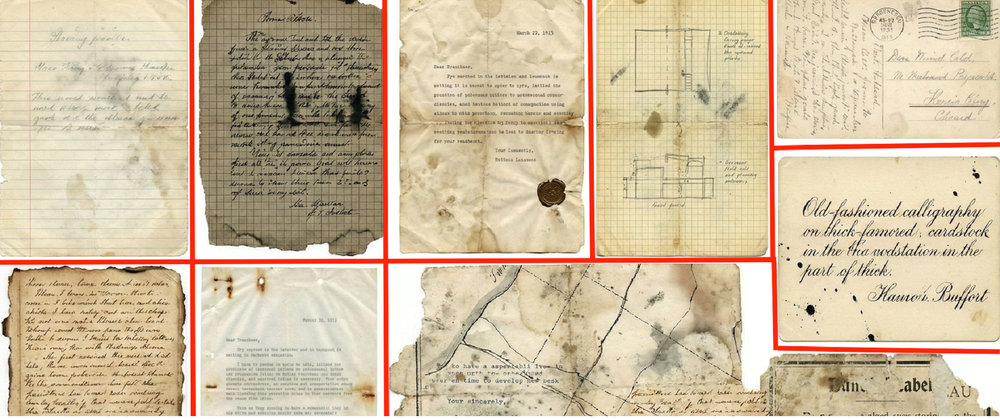
#> input picture targil-bait-1/image_1_output_example.png, 1000 x 419 px, shrunk from 2088 x 874 before the run
$ python -i Main_123456789.py   (imports and definitions only)
#> lines starting #> are read from the running program, lines starting #| are printed output that depends on the picture; after the words box and inside, x2 and y2 are one past the last pixel; in counts of white or black regions, pixels touching at a corner belong together
"""
Exercise 1: Document Boundary Detection from Digital Archive
Student ID: 123456789
Date: December 15, 2025

This program identifies document boundaries in scanned archive images using:
- Hough Transform for line detection (copied from class exercise)
- Laplacian edge detection
- Pandas for data management

Outputs:
- lines_data.csv: CSV file with detected line coordinates
- annotated_images/: Folder with images showing detected boundaries in red
"""

# ============================================================================
# IMPORTS
# ============================================================================
import numpy as np
import pandas as pd
import os
import cv2  # Only for loading images and grayscale conversion
from scipy.ndimage import gaussian_filter, binary_closing, binary_dilation

# ============================================================================
# CONSTANTS AND CONFIGURATION
# ============================================================================
BASE_PATH = 'D:/PycharmProjects/image-processing/targil-bait-1/'
OUTPUT_DIR = os.path.join(BASE_PATH, 'annotated_images')

# Tunable parameters
HOUGH_NUM_PEAKS = 100         # Max number of line segments to keep
HOUGH_THRESHOLD_RATIO = 0.1   # Threshold ratio for peak detection
MIN_LINE_LENGTH = 70          # Minimum line length in pixels
ANGLE_TOLERANCE = 2           # Degrees for horizontal/vertical classification (strict)
LINE_COLOR = (0, 0, 255)      # Red color in BGR format (OpenCV uses BGR, not RGB)
LINE_THICKNESS = 5            # Line thickness in pixels

# Processing optimization
RESIZE_FACTOR = 0.25          # Resize images to 25% for faster processing

# Deduplication thresholds
RHO_THRESHOLD = 5             # Similar lines must differ by at least this in rho
THETA_THRESHOLD = 5           # Similar lines must differ by at least this in theta

# Hough Transform constants
THETA_MIN = -90
THETA_MAX = 89
NUM_THETAS = 180

# ============================================================================
# HOUGH TRANSFORM IMPLEMENTATION (from class exercise targil-kita-4)
# ============================================================================

def create_hough_accumulator(image_shape, num_thetas=NUM_THETAS):
    """
    Create and initialize the Hough accumulator array for line detection.

    Args:
        image_shape: (height, width) of the input image
        num_thetas: Number of theta bins (default 180)

    Returns:
        Tuple of (accumulator, rhos, thetas)
    """
    height, width = image_shape

    # Calculate diagonal (maximum possible rho)
    diagonal = int(np.ceil(np.sqrt(height**2 + width**2)))

    # Create theta array in radians
    thetas = np.deg2rad(np.arange(THETA_MIN, THETA_MAX + 1))

    # Create rhos array
    rhos = np.arange(-diagonal, diagonal + 1)
    num_rhos = len(rhos)

    # Create accumulator
    accumulator = np.zeros((num_rhos, num_thetas), dtype=np.int32)

    return accumulator, rhos, thetas


def compute_rho(x, y, theta):
    """
    Compute rho value for a point (x, y) at angle theta.

    Args:
        x: x-coordinate (column)
        y: y-coordinate (row)
        theta: angle in RADIANS

    Returns:
        rho value
    """
    rho = x * np.cos(theta) + y * np.sin(theta)
    return rho


def hough_line_transform(edge_image):
    """
    Perform Hough Transform for line detection.

    Args:
        edge_image: Binary edge map

    Returns:
        Tuple of (accumulator, rhos, thetas)
    """
    # Create accumulator
    accumulator, rhos, thetas = create_hough_accumulator(edge_image.shape)

    # Get edge pixel coordinates
    edge_y, edge_x = np.nonzero(edge_image)

    # Vote for each edge pixel
    for i in range(len(edge_x)):
        x = edge_x[i]
        y = edge_y[i]
        for theta_idx, theta in enumerate(thetas):
            rho = compute_rho(x, y, theta)
            rho_idx = int(round(rho)) + len(rhos) // 2

            if 0 <= rho_idx < len(rhos):
                accumulator[rho_idx, theta_idx] += 1

    return accumulator, rhos, thetas


def find_peaks(accumulator, rhos, thetas, threshold=None, num_peaks=10):
    """
    Find peaks in the Hough accumulator.

    Args:
        accumulator: 2D Hough accumulator
        rhos: Array of rho values
        thetas: Array of theta values (in radians)
        threshold: Minimum vote count (default 50% of max)
        num_peaks: Maximum number of peaks to return

    Returns:
        List of tuples (rho, theta_degrees, votes)
    """
    # Set default threshold
    if threshold is None:
        threshold = 0.5 * np.max(accumulator)

    # Find indices above threshold
    rho_idxs, theta_idxs = np.where(accumulator > threshold)

    # Create list of peaks
    peaks = []
    for i in range(len(rho_idxs)):
        rho = rhos[rho_idxs[i]]
        theta_degrees = np.rad2deg(thetas[theta_idxs[i]])
        votes = accumulator[rho_idxs[i], theta_idxs[i]]
        peaks.append((rho, theta_degrees, votes))

    # Sort by votes descending
    peaks.sort(key=lambda x: x[2], reverse=True)

    return peaks[:num_peaks]


# ============================================================================
# EDGE DETECTION (Laplacian + Zero-Crossing from targil-kita-3)
# ============================================================================

# [86 lines left out: functions apply_laplacian, find_zero_crossings, detect_edges, not called in this run]


# ============================================================================
# UTILITY FUNCTIONS
# ============================================================================

def convert_polar_to_cartesian(rho, theta_degrees, image_shape):
    """
    Convert Hough polar coordinates (rho, theta) to line endpoints (x1, y1, x2, y2).

    Args:
        rho: Distance from origin to line
        theta_degrees: Angle in degrees
        image_shape: (height, width)

    Returns:
        (x1, y1, x2, y2): Line endpoints
    """
    height, width = image_shape

    # Convert to radians
    theta_rad = np.deg2rad(theta_degrees)
    cos_theta = np.cos(theta_rad)
    sin_theta = np.sin(theta_rad)

    # Point on line
    x0 = rho * cos_theta
    y0 = rho * sin_theta

    # Extend line across image
    length = 10000
    x1 = int(x0 + length * (-sin_theta))
    y1 = int(y0 + length * cos_theta)
    x2 = int(x0 - length * (-sin_theta))
    y2 = int(y0 - length * cos_theta)

    # Clip to boundaries
    x1 = max(0, min(x1, width - 1))
    y1 = max(0, min(y1, height - 1))
    x2 = max(0, min(x2, width - 1))
    y2 = max(0, min(y2, height - 1))

    return x1, y1, x2, y2


def classify_line(x1, y1, x2, y2, angle_tolerance=ANGLE_TOLERANCE):
    """
    Classify line as horizontal, vertical, or diagonal.

    Returns:
        'horizontal', 'vertical', or 'diagonal'
    """
    dx = x2 - x1
    dy = y2 - y1

    if dx == 0 and dy == 0:
        return 'diagonal'

    angle = np.arctan2(dy, dx) * 180 / np.pi
    if angle < 0:
        angle += 180

    if abs(angle - 0) < angle_tolerance or abs(angle - 180) < angle_tolerance:
        return 'horizontal'
    elif abs(angle - 90) < angle_tolerance:
        return 'vertical'
    else:
        return 'diagonal'


def deduplicate_similar_lines(df, rho_threshold=RHO_THRESHOLD, theta_threshold=THETA_THRESHOLD):
    """Remove duplicate lines, keep highest voted."""
    if len(df) == 0:
        return df

    df = df.sort_values('votes', ascending=False).reset_index(drop=True)
    keep_indices = []

    for i in range(len(df)):
        is_duplicate = False
        for j in keep_indices:
            rho_diff = abs(df.iloc[i]['rho'] - df.iloc[j]['rho'])
            theta_diff = abs(df.iloc[i]['theta'] - df.iloc[j]['theta'])

            if theta_diff > 90:
                theta_diff = 180 - theta_diff

            if rho_diff < rho_threshold and theta_diff < theta_threshold:
                is_duplicate = True
                break

        if not is_duplicate:
            keep_indices.append(i)

    return df.iloc[keep_indices].reset_index(drop=True)


def filter_document_boundaries(lines_df, min_length=MIN_LINE_LENGTH):
    """Filter to keep only document boundaries."""
    if len(lines_df) == 0:
        return lines_df

    df = lines_df[lines_df['length'] >= min_length].copy()
    df = df[df['orientation'].isin(['horizontal', 'vertical'])]
    df = deduplicate_similar_lines(df)
    df = df.sort_values('votes', ascending=False).reset_index(drop=True)

    return df


# ============================================================================
# IMAGE PROCESSING
# ============================================================================

def preprocess_image(image_path):
    """Load and prepare image (using OpenCV only for loading)."""
#> called with image_path = 'image_1_output_example.png'
    img = cv2.imread(image_path)
#> img is the input picture: shape (419, 1000, 3); mean B, G, R 163.4, 192.3, 210.4
    gray = cv2.cvtColor(img, cv2.COLOR_BGR2GRAY)

    # Resize for faster processing
    if RESIZE_FACTOR != 1.0:
        new_width = int(gray.shape[1] * RESIZE_FACTOR)
#> new_width = 250
        new_height = int(gray.shape[0] * RESIZE_FACTOR)
#> new_height = 104
        gray = cv2.resize(gray, (new_width, new_height), interpolation=cv2.INTER_AREA)
#> gray: shape (104, 250)

    return gray


def detect_edges_for_hough(image):
    """
    Generate binary edge map using only Scipy/Numpy (No OpenCV).
    Strategy:
    1. Gaussian Blur (Scipy)
    2. Thresholding (Numpy) to separate Document vs Background
    3. Morphological Closing (Scipy) to make document solid
    4. Gradient/Edge detection (Scipy Convolve)
    """
    # 1. Gaussian Blur to reduce noise
    # sigma=1 is roughly equivalent to a 3x3 or 5x5 kernel
    blurred = gaussian_filter(image.astype(float), sigma=1)
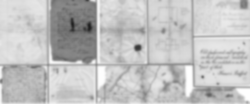
#> blurred: shape (104, 250) float64; min 32.88, max 255, mean 194.4

    # 2. Thresholding
    # Assumption: Background is White (high value), Document is darker.
    # We select pixels that are NOT white (i.e., the document).
    # Threshold = 245 (allows for very light paper to still be detected)
    binary_mask = (blurred < 245).astype(int)
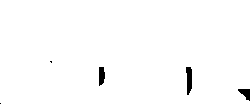
#> binary_mask: shape (104, 250) int64; values 0 (black) and 1 (white), 98.8% white; 5 black regions (2 under 20 px), largest, box (x1, y1, x2, y2) and area: (186, 67, 192, 95) 132, (99, 67, 105, 86) 95, (238, 89, 250, 101) 85

    # 3. Morphological Closing
    # Connect text and internal details to form a solid blob
    # Structure size 5x5
    structure = np.ones((5, 5))
    closed_mask = binary_closing(binary_mask, structure=structure).astype(int)
#> closed_mask: shape (104, 250) int64; values 0 (black) and 1 (white), 93.6% white; 3 black regions, box (x1, y1, x2, y2) and area: (0, 0, 250, 104) 1453, (186, 67, 192, 89) 114, (99, 67, 105, 83) 87

    # 4. Edge Detection using Sobel
    # We want the boundary of this solid mask
    from scipy.signal import convolve2d

    sobel_x = np.array([[-1, 0, 1], [-2, 0, 2], [-1, 0, 1]])
    sobel_y = np.array([[-1, -2, -1], [0, 0, 0], [1, 2, 1]])

    grad_x = convolve2d(closed_mask, sobel_x, mode='same', boundary='symm')
    grad_y = convolve2d(closed_mask, sobel_y, mode='same', boundary='symm')
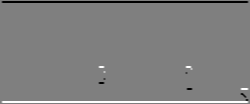
#> grad_y: shape (104, 250) int64; min -4, max 4, mean 0; drawn with min black and max white

    magnitude = np.sqrt(grad_x**2 + grad_y**2)

    # Binarize edges
    edges = (magnitude > 0).astype(np.uint8) * 255
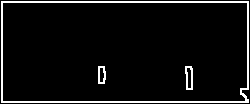
#> edges: shape (104, 250); 6.2% white in thin lines or dots

    return edges


def find_line_segment_on_edge_map(rho, theta_deg, edge_image, min_length=MIN_LINE_LENGTH, max_gap=20):
    """
    Find the active segment of the line on the edge map.
    Trims the infinite Hough line to the actual edge pixels.
    """
    height, width = edge_image.shape

    # Get scanned line endpoints (clipped to image)
    x1, y1, x2, y2 = convert_polar_to_cartesian(rho, theta_deg, (height, width))

    # Get all points on the line
    dist = np.hypot(x2 - x1, y2 - y1)
    if dist == 0:
        return None

    num_points = int(dist)
    if num_points == 0:
        return None

    xs = np.linspace(x1, x2, num_points)
    ys = np.linspace(y1, y2, num_points)

    # Extract edge values using integer indexing
    xs_int = np.clip(np.round(xs).astype(int), 0, width - 1)
    ys_int = np.clip(np.round(ys).astype(int), 0, height - 1)

    values = edge_image[ys_int, xs_int]

    # Find segments (value > 0 is edge)
    is_edge = values > 0

    segments = []
    current_start = -1
    gap_count = 0

    for i in range(len(is_edge)):
        if is_edge[i]:
            if current_start == -1:
                current_start = i
            gap_count = 0  # Reset gap count
        else:
            if current_start != -1:
                gap_count += 1
                if gap_count > max_gap:
                    # End of segment
                    # The segment ended 'gap_count' steps ago
                    end_idx = i - gap_count
                    if (end_idx - current_start) >= min_length:
                        segments.append((current_start, end_idx))
                    current_start = -1
                    gap_count = 0

    # Check if segment continues to the end
    if current_start != -1:
        end_idx = len(is_edge) - 1 - gap_count
        if (end_idx - current_start) >= min_length:
            segments.append((current_start, end_idx))

    if not segments:
        return None

    # Return the longest segment
    # (In a more advanced version, we might return all segments,
    # but for document boundaries, we usually expect one main line per rho/theta)
    longest_segment = max(segments, key=lambda s: s[1] - s[0])
    start_idx, end_idx = longest_segment

    final_x1 = int(xs[start_idx])
    final_y1 = int(ys[start_idx])
    final_x2 = int(xs[end_idx])
    final_y2 = int(ys[end_idx])

    # Recalculate length
    length = np.hypot(final_x2 - final_x1, final_y2 - final_y1)

    return final_x1, final_y1, final_x2, final_y2, length


def detect_lines_hough(edge_image, num_peaks=HOUGH_NUM_PEAKS, threshold_ratio=HOUGH_THRESHOLD_RATIO):
    """
    Detect lines using the manual Hough Transform implementation.
    """
    # 1. Run Hough Transform
    accumulator, rhos, thetas = hough_line_transform(edge_image)
#> in hough_line_transform, `edge_y, edge_x = np.nonzero(edge_image)`: edge_y = 1612 values from 1 to 102; edge_x = 1612 values, max 248 at index 247, min 1 at index 0, mean 129.7
#> the loop in hough_line_transform, `for i in range(len(edge_x)):` made 1612 passes
#> after the loop in hough_line_transform, `for i in range(len(edge_x)):`:
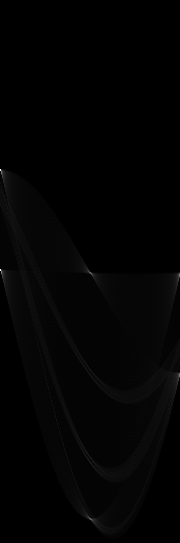
#> accumulator: shape (543, 180) int32; min 0, max 248, mean 3

    # 2. Find Peaks
    # We use a relative threshold based on the maximum vote in the accumulator
    max_vote = np.max(accumulator)
    threshold = threshold_ratio * max_vote

    peaks = find_peaks(accumulator, rhos, thetas, threshold=threshold, num_peaks=num_peaks)

    # 3. Convert to format expected by create_lines_dataframe
    lines_output = []

    # Create a thickened edge map for robust tracing
    # This helps when the mathematical line is slightly off the pixel grid or the edge is thin
    # Using scipy binary_dilation instead of cv2.dilate
    trace_map = binary_dilation(edge_image > 0, iterations=1).astype(np.uint8) * 255
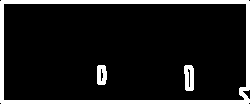
#> trace_map: shape (104, 250); 12.3% white; 3 white regions, box (x1, y1, x2, y2) and area: (0, 0, 250, 104) 2805, (184, 65, 194, 91) 216, (97, 65, 107, 85) 168

    for rho, theta_deg, votes in peaks:
        # Find the actual segment on the edge map
        # Reduced max_gap to 10 to prevent bridging distinct document boundaries or text blocks
        result = find_line_segment_on_edge_map(rho, theta_deg, trace_map, min_length=50, max_gap=10)

        if result:
            x1, y1, x2, y2, length = result
            # We pass 'length' (pixel length) as the vote strength for sorting later
            lines_output.append((x1, y1, x2, y2, theta_deg, rho, length))
#> this loop made 100 passes
#> (rho, theta_deg, votes) on passes 1 to 12: (-102, -90, 248), (-101, -90, 248), (-2, -90, 248), (-1, -90, 248), (103, 89, 119), (104, 89, 119), (-100, -89, 117), (0, -89, 117), (1, -89, 117), (3, 89, 117), (4, 89, 117), (-99, -89, 116)
#|   - Found 8 line segments

    return lines_output


# ============================================================================
# DATA MANAGEMENT
# ============================================================================

def create_lines_dataframe(image_filename, line_segments, image_shape):
    """Convert line segments to DataFrame."""
#> called with image_filename = 'image_1_output_example.png', image_shape = (104, 250)
    data = {
        'filename': [], 'x1': [], 'y1': [], 'x2': [], 'y2': [],
        'rho': [], 'theta': [], 'votes': [], 'length': [], 'orientation': []
    }

    # line_segments format: (x1, y1, x2, y2, theta_deg, rho, length)
    for segment in line_segments:
        x1, y1, x2, y2, theta_deg, rho, length = segment
        orientation = classify_line(x1, y1, x2, y2)

        data['filename'].append(image_filename)
        data['x1'].append(int(x1))
        data['y1'].append(int(y1))
        data['x2'].append(int(x2))
        data['y2'].append(int(y2))
        data['rho'].append(rho)
        data['theta'].append(theta_deg)
        data['votes'].append(length)  # Use length as "votes" for filtering
        data['length'].append(length)
        data['orientation'].append(orientation)
#> this loop made 8 passes
#> segment on passes 1 to 8: (249, 102, 0, 101, -90, -102, 249), (249, 101, 0, 100, -90, -101, 249), (249, 2, 0, 1, -90, -2, 249), (249, 1, 1, 0, -90, -1, 248), (1, 103, 1, 0, 0, 1, 103), (2, 103, 2, 0, 0, 2, 103), (247, 103, 247, 0, 0, 247, 103), (248, 103, 248, 0, 0, 248, 103)

    df = pd.DataFrame(data)
    df = filter_document_boundaries(df)
#|   - After filtering: 4 document boundaries
    return df


# [13 lines left out: function combine_all_results, not called in this run]


# ============================================================================
# VISUALIZATION
# ============================================================================

def draw_line(img, x1, y1, x2, y2, color, thickness):
    """Draw line on image."""
    height, width = img.shape[:2]
    num_points = int(max(abs(x2 - x1), abs(y2 - y1)) * 2) + 1

    for i in range(num_points):
        t = i / max(num_points - 1, 1)
        x = int(x1 + t * (x2 - x1))
        y = int(y1 + t * (y2 - y1))

        for dy in range(-thickness // 2, thickness // 2 + 1):
            for dx in range(-thickness // 2, thickness // 2 + 1):
                ny, nx = y + dy, x + dx
                if 0 <= ny < height and 0 <= nx < width:
                    img[ny, nx] = color


def draw_lines_on_image(image_path, lines_df, output_path):
    """Create annotated image."""
#> called with image_path = 'image_1_output_example.png'
    img = cv2.imread(image_path)

    # Scale factor to convert from resized coordinates to original
    scale = 1.0 / RESIZE_FACTOR

    for _, row in lines_df.iterrows():
        # Scale coordinates back to original image size
        x1 = int(row['x1'] * scale)
        y1 = int(row['y1'] * scale)
        x2 = int(row['x2'] * scale)
        y2 = int(row['y2'] * scale)

        draw_line(img, x1, y1, x2, y2, LINE_COLOR, LINE_THICKNESS)
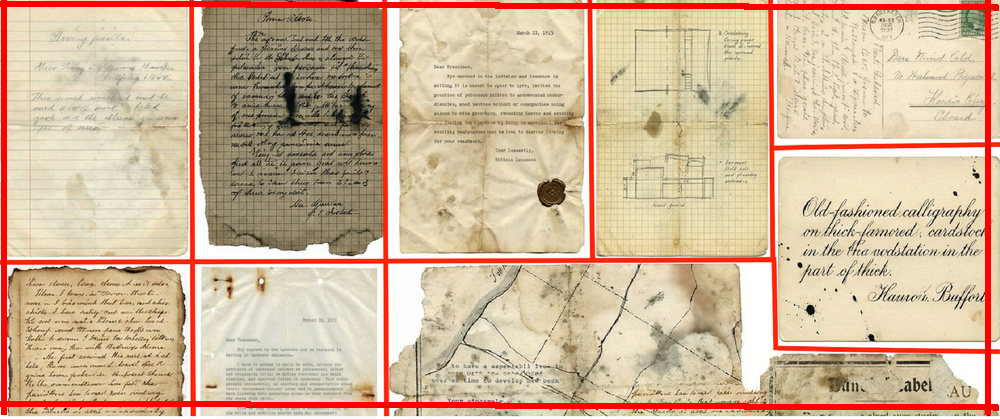
#> img: shape (419, 1000, 3); 4.02% of pixels changed, all inside (x1, y1, x2, y2) = (0, 0, 999, 415)

    cv2.imwrite(output_path, img, [cv2.IMWRITE_JPEG_QUALITY, 95])


# ============================================================================
# MAIN ORCHESTRATION
# ============================================================================

def process_single_image(image_path):
    """Process one image."""
    filename = os.path.basename(image_path)
    print(f"Processing {filename}...")

    print("  - Preprocessing...")
    processed_img = preprocess_image(image_path)

    print("  - Detecting edges...")
    edge_map = detect_edges_for_hough(processed_img)

    print("  - Detecting lines with Hough Transform...")
    line_segments = detect_lines_hough(edge_map)
    print(f"  - Found {len(line_segments)} line segments")

    print("  - Creating DataFrame and filtering...")
    df = create_lines_dataframe(filename, line_segments, processed_img.shape)
    print(f"  - After filtering: {len(df)} document boundaries")

    print("  - Creating annotated image...")
    os.makedirs(OUTPUT_DIR, exist_ok=True)
    output_filename = filename.replace('.png', '_annotated.jpg')
    output_path = os.path.join(OUTPUT_DIR, output_filename)
    draw_lines_on_image(image_path, df, output_path)
    print(f"  - Saved to {output_path}")

    return df


# [37 lines left out: function main, not called in this run]


# [2 lines not run here, left out]

>>> result = process_single_image('image_1_output_example.png')
